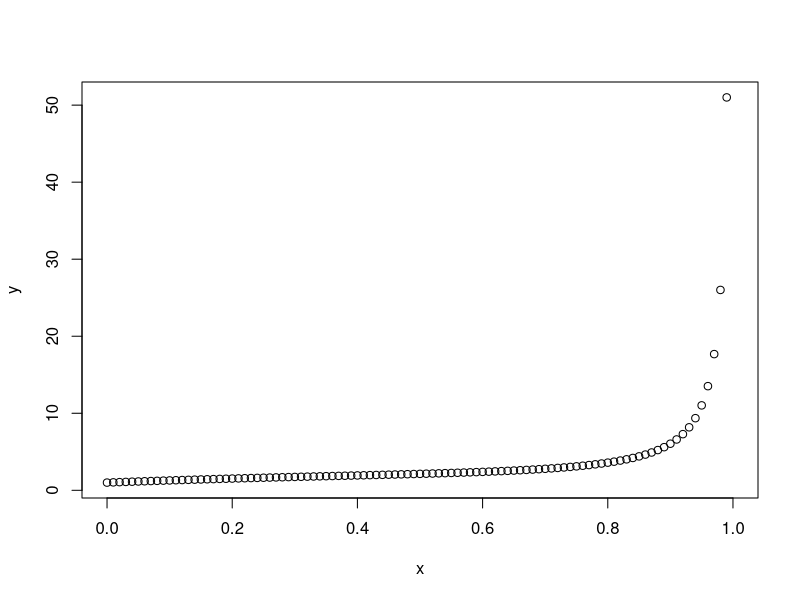
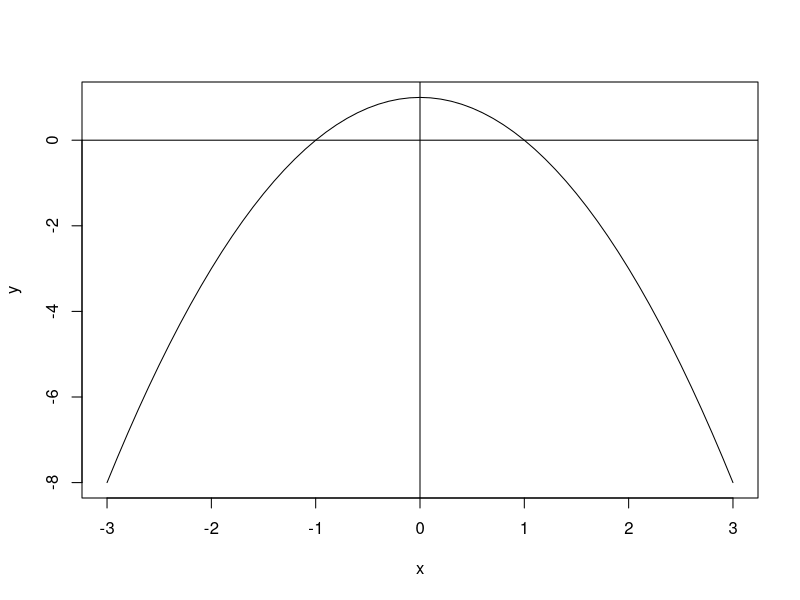
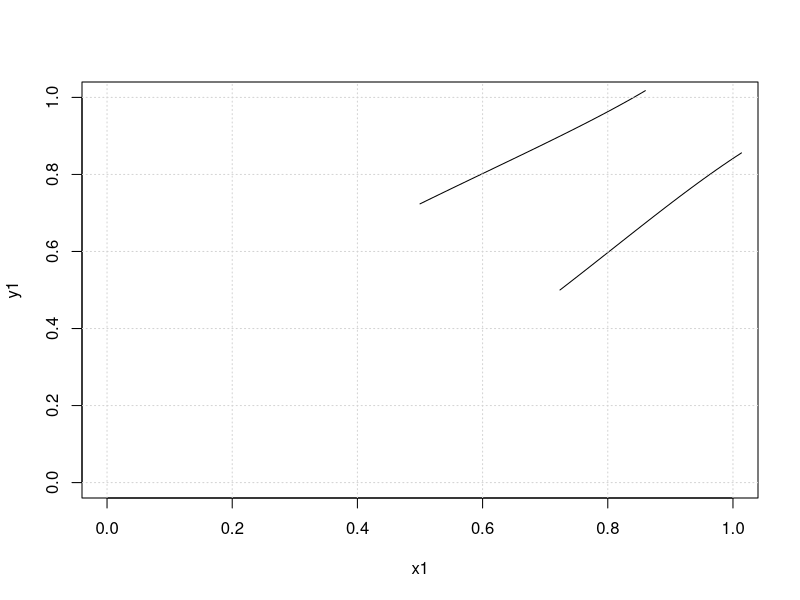

Write the R code that produced these figures, in order.
delta <- as.matrix(rbind(c(3,-2,-3,-4),c(1,2,1,-2),c(6,1,-1,3),c(3,0,2,1)))
result <- as.matrix(c(-2,4,6,5))

d <- det(delta)
d1 <- round(det(cbind(result,delta[,-1])),2)
d2 <- round(det(cbind(delta[,1],result,delta[,c(3,4)])),2)
d3 <- round(det(cbind(delta[,c(1,2)],result,delta[,c(4)])),2)
d4 <- round(det(cbind(delta[,-4],result)),2)

x1 <- d1 / d
x2 <- d2 / d
x3 <- d3 / d
x4 <- d4 / d
x <- as.matrix(c(x1,x2,x3,x4))

test <- delta %*% x

all.equal(result, test)

x <- seq(0, 1, 0.01)
y <- (2 * x^2 - 3 * x - 1) / (x^4 - 1)
plot(x, y)

x <- seq(-3, 3, 0.1)
y <- 1 - x ^ 2
plot(x, y, type = "l")
abline(h=0)
abline(v=0)
integrand <- function(x) {x^2 + 1}
integrate(integrand, lower = -1, upper = 1)

x <- 2
1 / (x + 1/x^6)
(x^-1 + (x^-6)^-1)
(2 + 3 + 4)^-1
2^-1 + 3^-1 + 4^-1

x1 <- seq(sqrt(pi/6), sqrt(pi/3), by=0.01)
y1 <- sin(x1^2)
plot(x1, y1, type="l", xlim=c(0, 1), ylim=c(0, 1))
x2 <- seq(1/2, sqrt(3)/2, by=0.01)
y2 <- sqrt(asin(x2))
lines(x2, y2, type="l")

s1 <- (sqrt(pi/6)+sqrt(pi/3)) * (sqrt(3) - 1) * 1/4
s2 <- (sqrt(3) + 1) * (sqrt(pi/3) - sqrt(pi/6)) * 1 / 4
s1+s2

1/4 * (sqrt(pi/3)*sqrt(3) - sqrt(pi/3) + sqrt(pi/6)*sqrt(3) - sqrt(pi/6))
1/4 * (sqrt(pi/3)*sqrt(3) - sqrt(pi/6)*sqrt(3) + sqrt(pi/3) - sqrt(pi/6))

1/4 * (sqrt(pi/3)*sqrt(3) - sqrt(pi/3) - sqrt(pi/6))
1/4 * (sqrt(pi/3)*sqrt(3) + sqrt(pi/3) - sqrt(pi/6))

rbind(x1, y1, x2, y2)

integrand <- function(x) {sin(x^2)}
integrate(integrand, lower = sqrt(pi/6), upper = sqrt(pi/3))

integrand <- function(x) {asin(x)}
integrate(integrand, lower = 1/2, upper = sqrt(3)/2)

lines(x, sqrt(asin(x)))
grid()

integrand1 <- function(x) {
  k <- 1
  for (j in 1:1) {k <- k * cos(j * x)}
  return(k)
}
integrate(integrand1, lower = 0, upper = 2*pi)

integrand2 <- function(x) {
  k <- 2
  for (j in 1:1) {k <- k * cos(j * x)}
  return(k)
}
integrate(integrand2, lower = 0, upper = 2*pi)

integrand3 <- function(x) {
  k <- 3
  for (j in 1:1) {k <- k * cos(j * x)}
  return(k)
}
integrate(integrand3, lower = 0, upper = 2*pi)

integrand4 <- function(x) {
  k <- 4
  for (j in 1:1) {k <- k * cos(j * x)}
  return(k)
}
integrate(integrand4, lower = 0, upper = 2*pi)


a <- 1
for (i in 1:10) {
  a <- a / (1 + i * a)
  print(paste(i, a))
}

r <- sapply(1:10000, function(x){
  a <- sample(1:10, 1)
  b <- sample(1:10, 1)
  ifelse(sum(sort(a)==sort(b))==TRUE, TRUE, FALSE)
})
c <- table(r)
c[2] / sum(c)
c[1] / sum(c)


m <- 3
n <- 9
#Сочетание
factorial(n)/(factorial(n-m) * factorial(m))
#Размещение
factorial(n)/(factorial(n-m))


factorial(9) / (factorial(6) * factorial(3))
